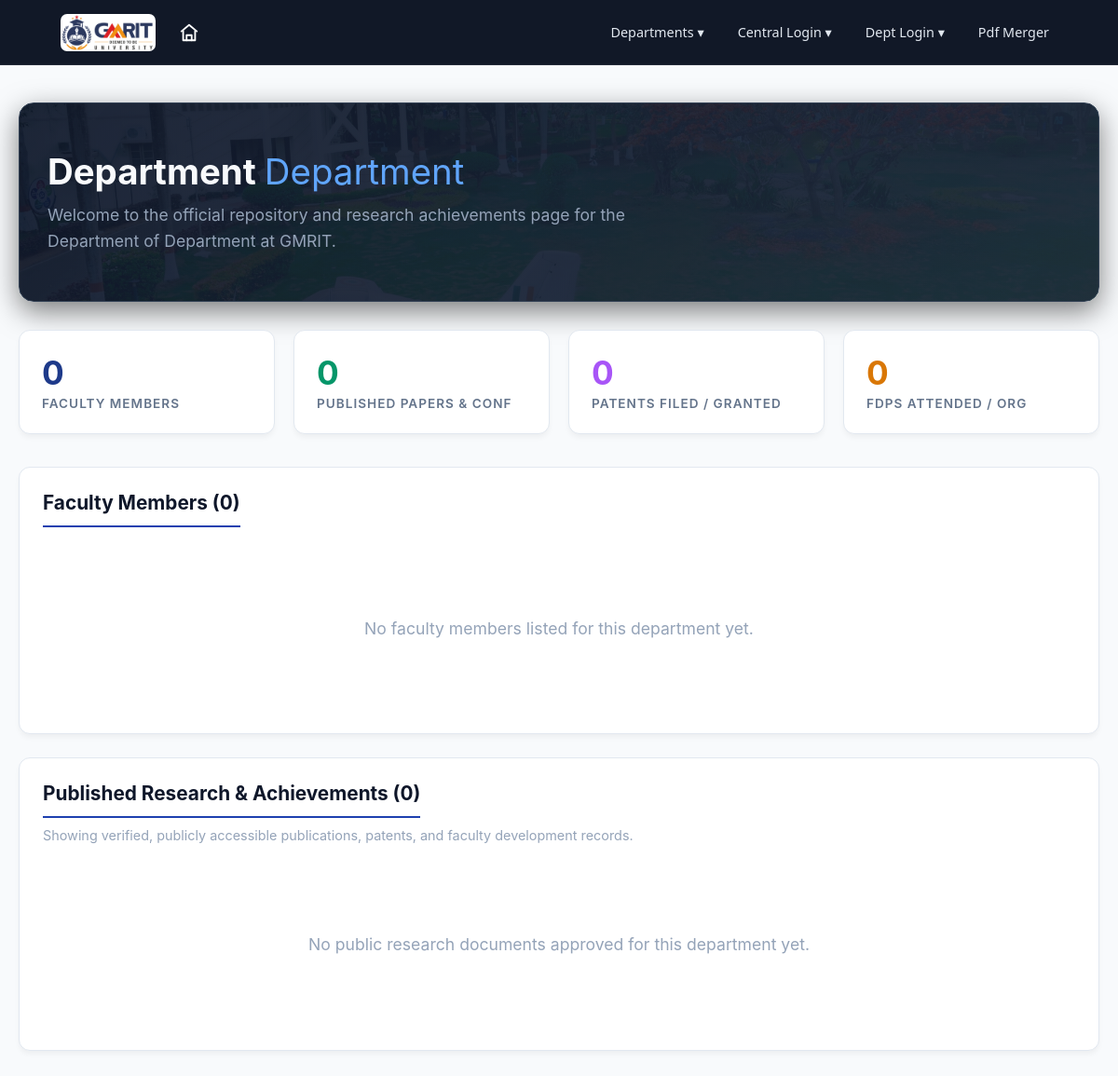
Page /public/dept.php on the earlier database version.
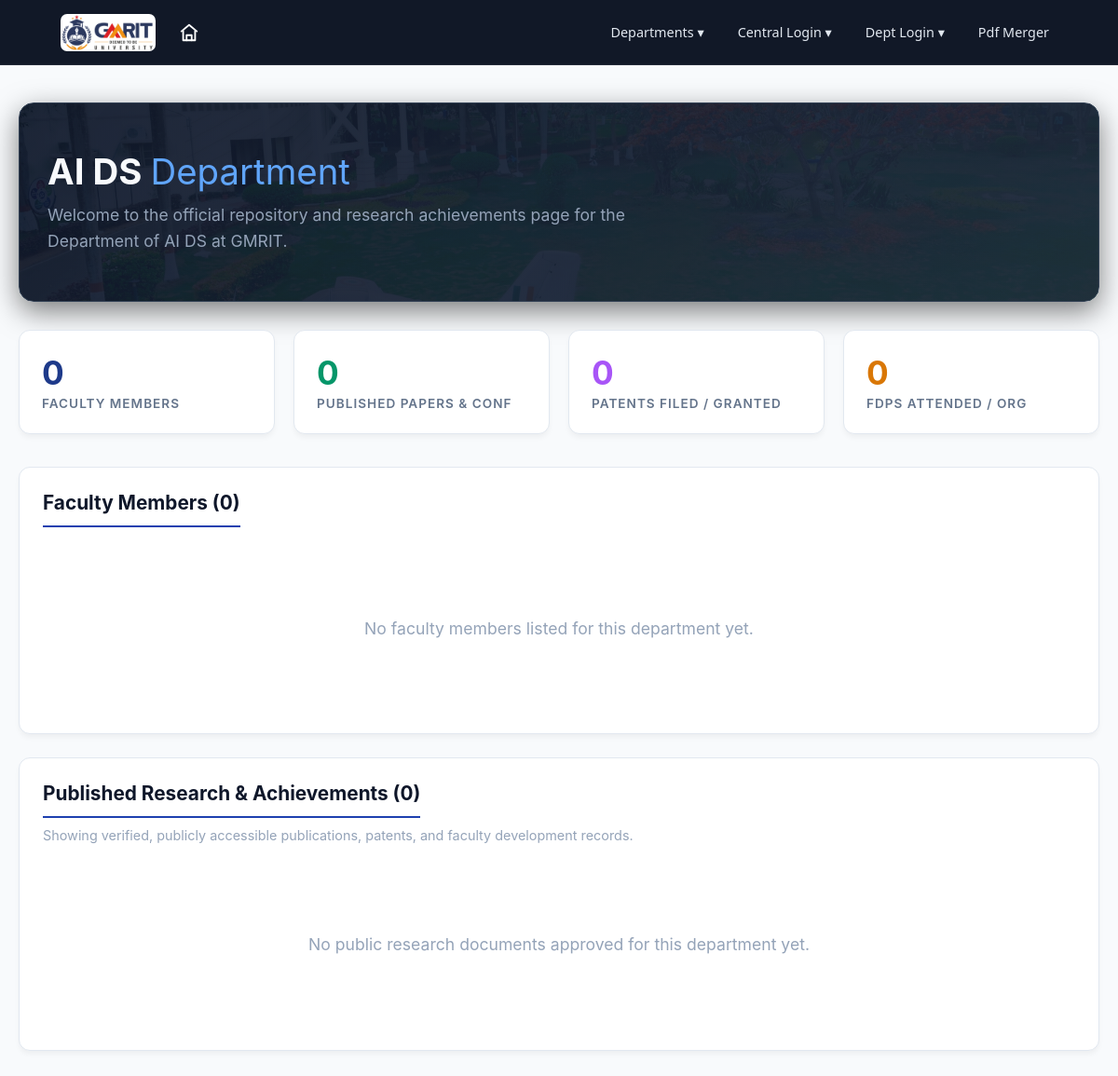
Same page on the later database version.
### tables this page shows
create table if not exists Dept(
        dept_id int auto_increment primary key,
        dept_name varchar(50) not null unique
    );

### public/dept.php (the view, shortened to what this page needs)
<?php
$dept_info = null;
if (!$dept_info) {
    $res = $conn->query("SELECT * FROM Dept LIMIT 1");
    if ($res && $res->num_rows > 0) {
        $dept_info = $res->fetch_assoc();
    }
}
$dept_name = $dept_info ? $dept_info['dept_name'] : 'Department';
$faculty = [];
$public_docs = [];
$papers_count = 0;
$patents_count = 0;
$fdps_count = 0;
include_once HEADER;
?>
<link rel="stylesheet" href="<?php echo CSS_PATH . '/portal.css'; ?>">
<link rel="stylesheet" href="<?php echo CSS_PATH . '/dashboard.css'; ?>">
<body class="dashboard-page">
    <div class="dash-container">
        <div class="dept-hero">
            <h1><?php echo htmlspecialchars(str_replace('_', ' ', $dept_name)); ?> <span>Department</span></h1>
            <p>Welcome to the official repository and research achievements page for the Department of <?php echo htmlspecialchars(str_replace('_', ' ', $dept_name)); ?> at GMRIT.</p>
        </div>
        <div class="dash-stats">
            <div class="stat-card">
                <div class="stat-number"><?php echo count($faculty); ?></div>
                <div class="stat-label">Faculty Members</div>
            </div>
            <div class="stat-card approved">
                <div class="stat-number"><?php echo $papers_count; ?></div>
                <div class="stat-label">Published Papers & Conf</div>
            </div>
            <div class="stat-card">
                <div class="stat-number" style="color:#a855f7;"><?php echo $patents_count; ?></div>
                <div class="stat-label">Patents Filed / Granted</div>
            </div>
            <div class="stat-card pending">
                <div class="stat-number"><?php echo $fdps_count; ?></div>
                <div class="stat-label">FDPs Attended / Org</div>
            </div>
        </div>
        <div class="dash-card">
            <h2>Faculty Members (<?php echo count($faculty); ?>)</h2>
            <?php if (empty($faculty)): ?>
                <div class="empty-state"><p>No faculty members listed for this department yet.</p></div>
            <?php endif; ?>
        </div>
        <div class="dash-card">
            <h2>Published Research & Achievements (<?php echo count($public_docs); ?>)</h2>
            <p style="color:#94a3b8; font-size:0.9em; margin-top:-10px; margin-bottom:20px;">
                Showing verified, publicly accessible publications, patents, and faculty development records.
            </p>
            <?php if (empty($public_docs)): ?>
                <div class="empty-state">
                    <p>No public research documents approved for this department yet.</p>
                </div>
            <?php endif; ?>
        </div>
    </div>
</body>
</html>

### includes/header.php (shortened to what this page needs)
<?php
$base_url = (defined('BASE_URL') ? BASE_URL : '/mini/FMS') . '/';
?>
    <header>
        <nav class="main-header-navbar">
            <div class="left-nav">
                <a href="<?php echo $base_url; ?>index.php" class="logo">
                    <img src="<?php echo $base_url; ?>assets/img/gmr_logo.png" alt="GMRIT Logo">
                </a>
                <a href="<?php echo $base_url; ?>index.php" class="home-icon">
                    <svg xmlns="http://www.w3.org/2000/svg" width="22" height="22" viewBox="0 0 24 24" fill="none" stroke="currentColor" stroke-width="2" stroke-linecap="round" stroke-linejoin="round">
                        <path d="M3 10.5L12 3l9 7.5"/><path d="M5 10v11h14V10"/><path d="M9 21v-6h6v6"/>
                    </svg>
                </a>
            </div>
            <div class="nav-links">
                <div class="dropdown">
                    <span>Departments &#9662;</span>
                </div>
                <div class="dropdown">
                    <span>Central Login &#9662;</span>
                </div>
                <div class="dropdown">
                    <span>Dept Login &#9662;</span>
                </div>
                <a href="<?php echo $base_url; ?>modules/common/pdf_merger.php">Pdf Merger</a>
            </div>
        </nav>
    </header>

### assets/css/dashboard.css (style rules this page uses)
body.dashboard-page, body.public-page { font-family: 'Inter', 'Segoe UI', Tahoma, Geneva, Verdana, sans-serif; background: #f8fafc; color: #334155; margin: 0; padding-top: 80px; min-height: 100vh; }
.dash-container, .container { max-width: 1300px; margin: 0 auto; padding: 30px 20px; }
.dash-stats { display: grid; grid-template-columns: repeat(auto-fit, minmax(200px, 1fr)); gap: 20px; margin-bottom: 35px; }
.stat-card { background: #ffffff; border-radius: 12px; padding: 24px; border: 1px solid #e2e8f0; box-shadow: 0 4px 6px -1px rgba(0, 0, 0, 0.05); transition: transform 0.2s, box-shadow 0.2s; }
.stat-card .stat-number { font-size: 2.2em; font-weight: 700; color: #1e3a8a; margin-bottom: 4px; }
.stat-card .stat-label { font-size: 0.85em; color: #64748b; text-transform: uppercase; letter-spacing: 1px; font-weight: 600; }
.stat-card.approved .stat-number { color: #059669; }
.stat-card.pending .stat-number { color: #d97706; }
.dash-card { background: #ffffff; border-radius: 12px; padding: 25px; border: 1px solid #e2e8f0; box-shadow: 0 4px 6px -1px rgba(0, 0, 0, 0.05); margin-bottom: 25px; }
.dash-card h2 { margin: 0 0 20px 0; color: #0f172a; font-size: 1.3em; padding-bottom: 12px; border-bottom: 2px solid #1e40af; display: inline-block; }
.empty-state { text-align: center; padding: 60px 20px; color: #94a3b8; }
.empty-state p { font-size: 1.1em; }

### includes/header.php (style rules this page uses)
body { margin: 0; padding: 0; padding-top: 70px; font-family: 'Segoe UI', sans-serif; }
.main-header-navbar { background-color: #111827; color: white; display: flex; align-items: center; justify-content: space-between; width: 100%; height: 70px; padding: 0 5%; box-sizing: border-box; position: fixed; top: 0; left: 0; z-index: 1000; backdrop-filter: blur(10px); border-bottom: 1px solid rgba(255,255,255,0.08); }
.main-header-navbar .logo img { height: 40px; padding: 5px; border-radius: 12px; width: auto; }
.main-header-navbar .left-nav { display: flex; align-items: center; gap: 20px; }
.main-header-navbar .home-icon { color: white; transition: color 0.2s; display: flex; align-items: center; }
.main-header-navbar .nav-links { display: flex; gap: 8px; align-items: center; }
.main-header-navbar .nav-links a { color: #e2e8f0; text-decoration: none; font-family: 'Segoe UI', sans-serif; font-size: 0.9em; padding: 8px 14px; border-radius: 8px; transition: all 0.2s; cursor: pointer; }
.main-header-navbar .dropdown { position: relative; display: inline-block; padding: 6px 0; }
.main-header-navbar .dropdown > span { cursor: pointer; padding: 8px 14px; border-radius: 8px; font-size: 0.9em; font-family: 'Segoe UI', sans-serif; transition: all 0.2s; color: #e2e8f0; }

### public/dept.php (style rules this page uses)
.dept-hero { background: linear-gradient(135deg, rgba(15, 23, 42, 0.92), rgba(30, 41, 59, 0.95)), url('../assets/images/Landing.jpg'); background-size: cover; background-position: center; padding: 50px 30px; border-radius: 16px; border: 1px solid #334155; margin-bottom: 30px; box-shadow: 0 10px 30px rgba(0,0,0,0.5); }
.dept-hero h1 { font-size: 2.4em; color: #f8fafc; margin: 0 0 10px 0; }
.dept-hero h1 span { color: #60a5fa; font-weight: 400; }
.dept-hero p { color: #94a3b8; font-size: 1.1em; margin: 0; max-width: 700px; line-height: 1.6; }

Differences in the rows shown:
added dept: dept_name "AI DS"
Other differences:
str_replace('_', ' ', $dept_name): "Department" → (not shown)
